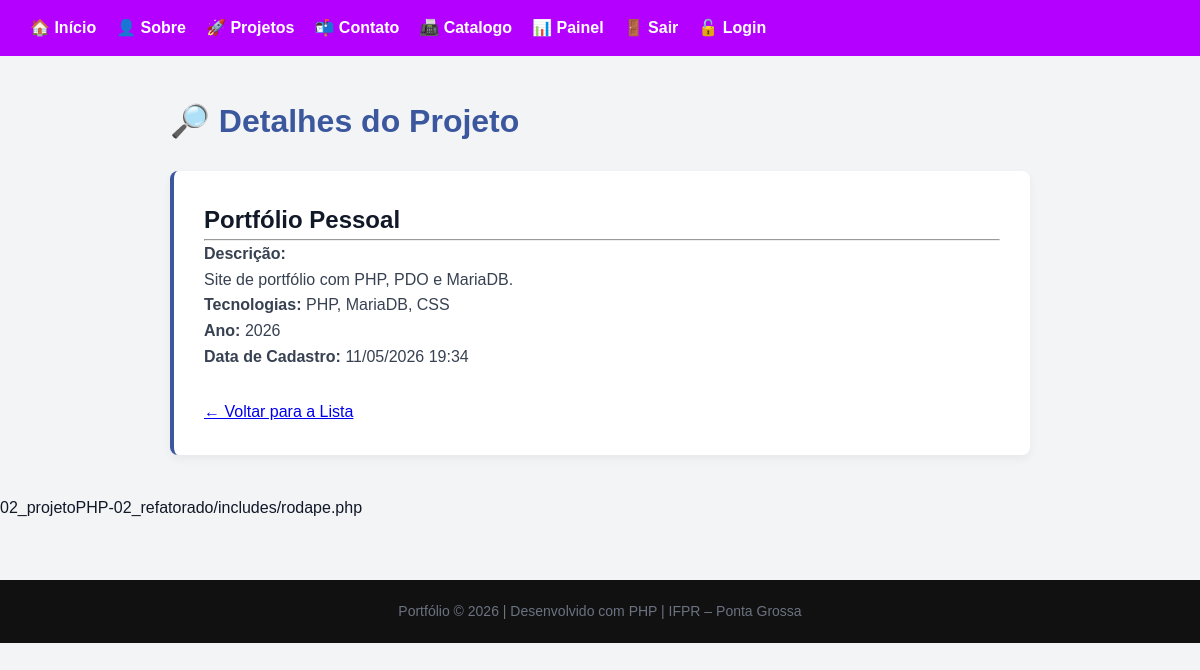
Page /05_crud/detalhe.php?id=1 (signed in) on the committed database.
### tables this page shows
CREATE TABLE projetos (
    id            INT UNSIGNED  NOT NULL AUTO_INCREMENT,
    nome          VARCHAR(120)  NOT NULL,
    descricao     TEXT          NOT NULL,
    tecnologias   VARCHAR(200)  NOT NULL,
    link_github   VARCHAR(300)      NULL DEFAULT NULL,
    ano           YEAR          NOT NULL,
    status        ENUM('rascunho','publicado','arquivado')
                                NOT NULL DEFAULT 'rascunho',
    criado_em     DATETIME      NOT NULL DEFAULT CURRENT_TIMESTAMP,
    atualizado_em DATETIME          NULL DEFAULT NULL
                                ON UPDATE CURRENT_TIMESTAMP,
    PRIMARY KEY (id)
);

### 05_crud/detalhe.php (the view, shortened to what this page needs)
<?php
$id = (int) ($_GET['id'] ?? 0);
$pdo = conectar();
$stmt = $pdo->prepare("SELECT * FROM projetos WHERE id = ?");
$stmt->execute([$id]);
$projeto = $stmt->fetch();
?>
<!DOCTYPE html>
<html lang="pt-BR">
<head>
    <?php require_once __DIR__ . '/../includes/cabecalho.php'; ?>
</head>
<body>
<div class="container">
    <h1 class="titulo-secao">🔎 Detalhes do Projeto</h1>
    <div class="card" style="padding: 30px;">
        <h2><?= htmlspecialchars($projeto['nome']) ?></h2>
        <hr>
        <p><strong>Descrição:</strong><br><?= nl2br(htmlspecialchars($projeto['descricao'])) ?></p>
        <p><strong>Tecnologias:</strong> <?= htmlspecialchars($projeto['tecnologias']) ?></p>
        <p><strong>Ano:</strong> <?= htmlspecialchars($projeto['ano']) ?></p>
        <p><strong>Data de Cadastro:</strong> <?= date('d/m/Y H:i', strtotime($projeto['criado_em'])) ?></p>
        <div style="margin-top: 30px;">
            <a href="index.php" class="btn-secundario">← Voltar para a Lista</a>
        </div>
    </div>
</div>
<?php require_once __DIR__ . '/../includes/rodape.php'; ?>
</body>
</html>

### includes/style.css (style rules this page uses)
:root { --cor-primaria: #3b579d; --cor-secundaria: #b300ff; --cor-destaque: #f0b341; --cor-fundo: #f3f4f6; --cor-texto: #111827; --cor-texto-suave: #6b7280; --cor-branco: #ffffff; --radius: 8px; --sombra: 0 4px 10px rgba(0, 0, 0, 0.05); }
* { box-sizing: border-box; margin: 0; padding: 0; }
body { font-family: Arial, sans-serif; background: var(--cor-fundo); color: var(--cor-texto); line-height: 1.6; }
.container { max-width: 900px; margin: 40px auto; padding: 0 20px; }
h1.titulo-secao { color: var(--cor-primaria); margin-bottom: 24px; }
.card { background: var(--cor-branco); padding: 28px; border-radius: var(--radius); margin-bottom: 20px; border-left: 4px solid var(--cor-primaria); box-shadow: var(--sombra); transition: transform 0.2s ease; }
.card p { color: #374151; }

### rows in the picture
projetos: nome "Portfólio Pessoal", descricao "Site de portfólio com PHP, PDO e MariaDB.", tecnologias "PHP, MariaDB, CSS", ano "2026", criado_em "11/05/2026 19:34"

### other values in the picture
$autor "Portfólio"
